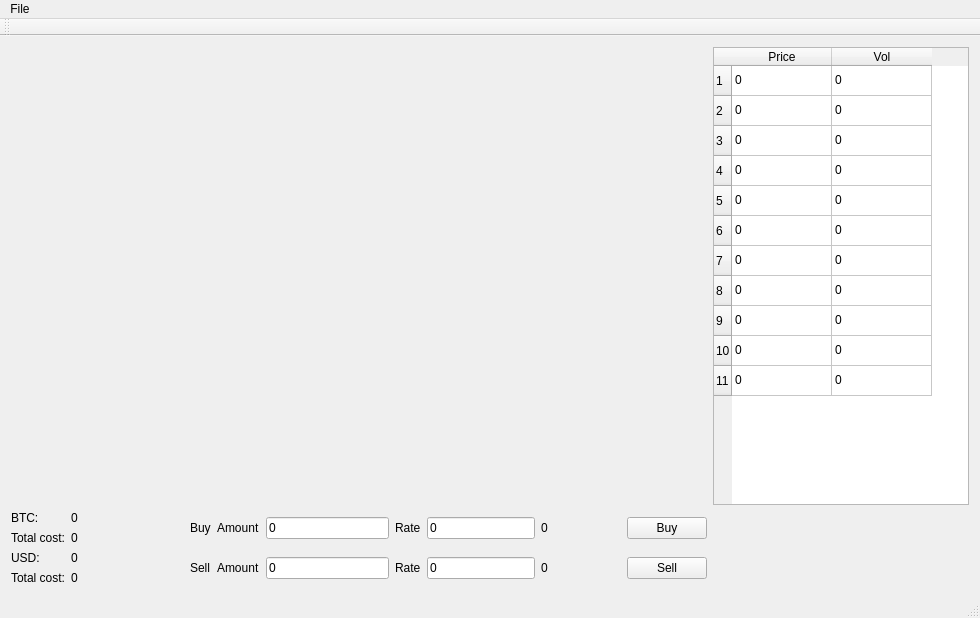
<?xml version="1.0" encoding="UTF-8"?>
<ui version="4.0">
 <class>BTCTrader</class>
 <widget class="QMainWindow" name="BTCTrader">
  <property name="geometry">
   <rect>
    <x>0</x>
    <y>0</y>
    <width>980</width>
    <height>618</height>
   </rect>
  </property>
  <property name="windowTitle">
   <string>BTCTrader</string>
  </property>
  <widget class="QWidget" name="centralWidget">
   <layout class="QGridLayout" name="gridLayout_3">
    <item row="0" column="0">
     <layout class="QGridLayout" name="gridLayout">
      <item row="0" column="1">
       <widget class="QTableWidget" name="bidTableWidget">
        <property name="sizePolicy">
         <sizepolicy hsizetype="Minimum" vsizetype="Expanding">
          <horstretch>0</horstretch>
          <verstretch>0</verstretch>
         </sizepolicy>
        </property>
        <property name="rowCount">
         <number>11</number>
        </property>
        <property name="columnCount">
         <number>2</number>
        </property>
        <row/>
        <row/>
        <row/>
        <row/>
        <row/>
        <row/>
        <row/>
        <row/>
        <row/>
        <row/>
        <row/>
        <column>
         <property name="text">
          <string>Price</string>
         </property>
        </column>
        <column>
         <property name="text">
          <string>Vol</string>
         </property>
        </column>
        <item row="0" column="0">
         <property name="text">
          <string>0</string>
         </property>
        </item>
        <item row="0" column="1">
         <property name="text">
          <string>0</string>
         </property>
        </item>
        <item row="1" column="0">
         <property name="text">
          <string>0</string>
         </property>
        </item>
        <item row="1" column="1">
         <property name="text">
          <string>0</string>
         </property>
        </item>
        <item row="2" column="0">
         <property name="text">
          <string>0</string>
         </property>
        </item>
        <item row="2" column="1">
         <property name="text">
          <string>0</string>
         </property>
        </item>
        <item row="3" column="0">
         <property name="text">
          <string>0</string>
         </property>
        </item>
        <item row="3" column="1">
         <property name="text">
          <string>0</string>
         </property>
        </item>
        <item row="4" column="0">
         <property name="text">
          <string>0</string>
         </property>
        </item>
        <item row="4" column="1">
         <property name="text">
          <string>0</string>
         </property>
        </item>
        <item row="5" column="0">
         <property name="text">
          <string>0</string>
         </property>
        </item>
        <item row="5" column="1">
         <property name="text">
          <string>0</string>
         </property>
        </item>
        <item row="6" column="0">
         <property name="text">
          <string>0</string>
         </property>
        </item>
        <item row="6" column="1">
         <property name="text">
          <string>0</string>
         </property>
        </item>
        <item row="7" column="0">
         <property name="text">
          <string>0</string>
         </property>
        </item>
        <item row="7" column="1">
         <property name="text">
          <string>0</string>
         </property>
        </item>
        <item row="8" column="0">
         <property name="text">
          <string>0</string>
         </property>
        </item>
        <item row="8" column="1">
         <property name="text">
          <string>0</string>
         </property>
        </item>
        <item row="9" column="0">
         <property name="text">
          <string>0</string>
         </property>
        </item>
        <item row="9" column="1">
         <property name="text">
          <string>0</string>
         </property>
        </item>
        <item row="10" column="0">
         <property name="text">
          <string>0</string>
         </property>
        </item>
        <item row="10" column="1">
         <property name="text">
          <string>0</string>
         </property>
        </item>
       </widget>
      </item>
      <item row="1" column="0">
       <layout class="QGridLayout" name="gridLayout_2">
        <item row="1" column="1">
         <widget class="QLabel" name="label">
          <property name="text">
           <string>Sell</string>
          </property>
         </widget>
        </item>
        <item row="1" column="4">
         <widget class="QPushButton" name="sellPushButton">
          <property name="text">
           <string>Sell</string>
          </property>
         </widget>
        </item>
        <item row="0" column="4">
         <widget class="QPushButton" name="buyPushButton">
          <property name="text">
           <string>Buy</string>
          </property>
         </widget>
        </item>
        <item row="0" column="1">
         <widget class="QLabel" name="label_2">
          <property name="text">
           <string>Buy</string>
          </property>
         </widget>
        </item>
        <item row="0" column="0">
         <layout class="QGridLayout" name="gridLayout_4">
          <item row="0" column="0">
           <widget class="QLabel" name="label_3">
            <property name="text">
             <string>BTC:</string>
            </property>
           </widget>
          </item>
          <item row="1" column="0">
           <widget class="QLabel" name="label_6">
            <property name="text">
             <string>Total cost:</string>
            </property>
           </widget>
          </item>
          <item row="0" column="1">
           <widget class="QLabel" name="BTCLabel">
            <property name="sizePolicy">
             <sizepolicy hsizetype="Preferred" vsizetype="Preferred">
              <horstretch>20</horstretch>
              <verstretch>0</verstretch>
             </sizepolicy>
            </property>
            <property name="text">
             <string>0</string>
            </property>
           </widget>
          </item>
          <item row="1" column="1">
           <widget class="QLabel" name="BTCtoUSDLabel">
            <property name="sizePolicy">
             <sizepolicy hsizetype="Preferred" vsizetype="Preferred">
              <horstretch>20</horstretch>
              <verstretch>0</verstretch>
             </sizepolicy>
            </property>
            <property name="text">
             <string>0</string>
            </property>
           </widget>
          </item>
         </layout>
        </item>
        <item row="1" column="0">
         <layout class="QGridLayout" name="gridLayout_5">
          <item row="1" column="0">
           <widget class="QLabel" name="label_4">
            <property name="text">
             <string>Total cost:</string>
            </property>
           </widget>
          </item>
          <item row="0" column="0">
           <widget class="QLabel" name="label_5">
            <property name="text">
             <string>USD:</string>
            </property>
           </widget>
          </item>
          <item row="0" column="1">
           <widget class="QLabel" name="USDLabel">
            <property name="sizePolicy">
             <sizepolicy hsizetype="Preferred" vsizetype="Preferred">
              <horstretch>20</horstretch>
              <verstretch>0</verstretch>
             </sizepolicy>
            </property>
            <property name="text">
             <string>0</string>
            </property>
           </widget>
          </item>
          <item row="1" column="1">
           <widget class="QLabel" name="USDtoBTCLabel">
            <property name="sizePolicy">
             <sizepolicy hsizetype="Preferred" vsizetype="Preferred">
              <horstretch>20</horstretch>
              <verstretch>0</verstretch>
             </sizepolicy>
            </property>
            <property name="text">
             <string>0</string>
            </property>
           </widget>
          </item>
         </layout>
        </item>
        <item row="0" column="2">
         <layout class="QHBoxLayout" name="horizontalLayout">
          <item>
           <widget class="QLabel" name="label_11">
            <property name="text">
             <string>Amount</string>
            </property>
           </widget>
          </item>
          <item>
           <widget class="QLineEdit" name="buyAmountLineEdit">
            <property name="text">
             <string>0</string>
            </property>
           </widget>
          </item>
         </layout>
        </item>
        <item row="0" column="3">
         <layout class="QHBoxLayout" name="horizontalLayout_2">
          <item>
           <widget class="QLabel" name="label_12">
            <property name="text">
             <string>Rate</string>
            </property>
           </widget>
          </item>
          <item>
           <widget class="QLineEdit" name="buyRateLineEdit">
            <property name="text">
             <string>0</string>
            </property>
           </widget>
          </item>
          <item>
           <widget class="QLabel" name="buyCostLabel">
            <property name="minimumSize">
             <size>
              <width>80</width>
              <height>0</height>
             </size>
            </property>
            <property name="text">
             <string>0</string>
            </property>
           </widget>
          </item>
         </layout>
        </item>
        <item row="1" column="2">
         <layout class="QHBoxLayout" name="horizontalLayout_3">
          <item>
           <widget class="QLabel" name="label_13">
            <property name="text">
             <string>Amount</string>
            </property>
           </widget>
          </item>
          <item>
           <widget class="QLineEdit" name="sellAmountLineEdit">
            <property name="text">
             <string>0</string>
            </property>
           </widget>
          </item>
         </layout>
        </item>
        <item row="1" column="3">
         <layout class="QHBoxLayout" name="horizontalLayout_4">
          <item>
           <widget class="QLabel" name="label_14">
            <property name="text">
             <string>Rate</string>
            </property>
           </widget>
          </item>
          <item>
           <widget class="QLineEdit" name="sellRateLineEdit">
            <property name="text">
             <string>0</string>
            </property>
           </widget>
          </item>
          <item>
           <widget class="QLabel" name="sellCostLabel">
            <property name="minimumSize">
             <size>
              <width>80</width>
              <height>0</height>
             </size>
            </property>
            <property name="text">
             <string>0</string>
            </property>
           </widget>
          </item>
         </layout>
        </item>
       </layout>
      </item>
      <item row="0" column="0">
       <layout class="QGridLayout" name="gridLayout_6">
        <item row="0" column="0">
         <widget class="QWidget" name="widgetGraphics" native="true"/>
        </item>
        <item row="1" column="0">
         <widget class="QWidget" name="widgetOrders" native="true"/>
        </item>
       </layout>
      </item>
      <item row="1" column="1">
       <layout class="QVBoxLayout" name="verticalLayout">
        <property name="sizeConstraint">
         <enum>QLayout::SetMinimumSize</enum>
        </property>
        <item>
         <widget class="QWidget" name="myOrdersWidget" native="true"/>
        </item>
       </layout>
      </item>
     </layout>
    </item>
   </layout>
  </widget>
  <widget class="QMenuBar" name="menuBar">
   <property name="geometry">
    <rect>
     <x>0</x>
     <y>0</y>
     <width>980</width>
     <height>21</height>
    </rect>
   </property>
   <widget class="QMenu" name="menuFile">
    <property name="title">
     <string>File</string>
    </property>
    <addaction name="actionHistory"/>
    <addaction name="actionPreference"/>
    <addaction name="actionClear_error"/>
    <addaction name="actionQuit"/>
   </widget>
   <addaction name="menuFile"/>
  </widget>
  <widget class="QToolBar" name="mainToolBar">
   <attribute name="toolBarArea">
    <enum>TopToolBarArea</enum>
   </attribute>
   <attribute name="toolBarBreak">
    <bool>false</bool>
   </attribute>
  </widget>
  <widget class="QStatusBar" name="statusBar"/>
  <action name="actionPreference">
   <property name="text">
    <string>Preference</string>
   </property>
  </action>
  <action name="actionQuit">
   <property name="text">
    <string>Quit</string>
   </property>
  </action>
  <action name="actionHistory">
   <property name="text">
    <string>History</string>
   </property>
  </action>
  <action name="actionClear_error">
   <property name="text">
    <string>Clear error</string>
   </property>
  </action>
 </widget>
 <layoutdefault spacing="6" margin="11"/>
 <resources/>
 <connections>
  <connection>
   <sender>actionQuit</sender>
   <signal>triggered()</signal>
   <receiver>BTCTrader</receiver>
   <slot>close()</slot>
   <hints>
    <hint type="sourcelabel">
     <x>-1</x>
     <y>-1</y>
    </hint>
    <hint type="destinationlabel">
     <x>489</x>
     <y>286</y>
    </hint>
   </hints>
  </connection>
 </connections>
</ui>
